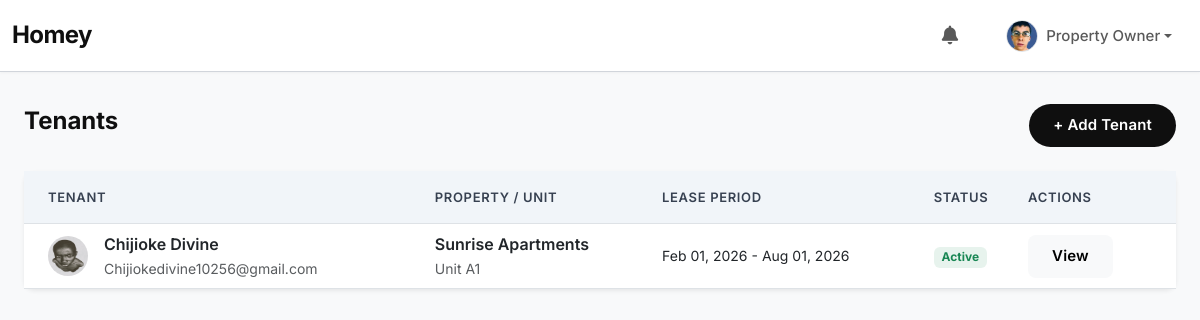
The app's page /tenants/list/ (signed in) with its own data.
### accounts/models.py (models this page shows, shortened)
class User(AbstractUser):
    ROLE_CHOICES = (
        ('admin', 'Admin'),
        ('owner', 'Property Owner'),
        ('manager', 'Property Manager'),
        ('tenant', 'Tenant'),
    )
    email = models.EmailField(unique=True)
    first_name = models.CharField(max_length=150)
    last_name = models.CharField(max_length=150)
    role = models.CharField(max_length=20, choices=ROLE_CHOICES, default='tenant')
    phone_number = models.CharField(max_length=15, blank=True, null=True)
    profile_picture = models.ImageField(upload_to='profile_pics/', blank=True, null=True)
    USERNAME_FIELD = "email"
    objects = UserManager()
    REQUIRED_FIELDS = ["first_name", "last_name", "role"]
    class Meta:
        ordering = ["email"]
        verbose_name = "User"
        verbose_name_plural = "Users"
    @property
    def get_full_name(self):
        return f"{self.first_name} {self.last_name}"

### tenants/models.py (models this page shows, shortened)
class Tenant(models.Model):
    user = models.OneToOneField(User, on_delete=models.CASCADE, related_name='tenant_profile', limit_choices_to={'role': 'tenant'})
    unit = models.ForeignKey(Unit, on_delete=models.SET_NULL, null=True, blank=True, related_name='current_tenants')
    property = models.ForeignKey(Property, on_delete=models.SET_NULL, null=True, blank=True, related_name='tenants') # For cases where unit is not specific or single unit property
    lease_start_date = models.DateField(null=True, blank=True)
    lease_end_date = models.DateField(null=True, blank=True)
    is_active = models.BooleanField(default=True)
    lease_document = models.FileField(upload_to='lease_documents/', blank=True, null=True)

### properties/models.py (models this page shows, shortened)
class Property(models.Model):
    PROPERTY_TYPES = (
        ('apartment', 'Apartment'),
        ('duplex', 'Duplex'),
        ('commercial', 'Commercial'),
        ('house', 'House'),
    )
    STATUS_CHOICES = (
        ('available', 'Available'),
        ('occupied', 'Occupied'),
        ('maintenance', 'Under Maintenance'),
    )
    name = models.CharField(max_length=255)
    address = models.TextField()
    property_type = models.CharField(max_length=20, choices=PROPERTY_TYPES)
    number_of_units = models.PositiveIntegerField(default=1)
    status = models.CharField(max_length=20, choices=STATUS_CHOICES, default='available')
    owner = models.ForeignKey(User, on_delete=models.CASCADE, related_name='owned_properties', limit_choices_to={'role': 'owner'})
    manager = models.ForeignKey(User, on_delete=models.SET_NULL, null=True, blank=True, related_name='managed_properties', limit_choices_to={'role': 'manager'})
    description = models.TextField(blank=True)
    image = models.ImageField(upload_to='property_images/', blank=True, null=True)
    created_at = models.DateTimeField(auto_now_add=True)
    updated_at = models.DateTimeField(auto_now=True)
    class Meta:
        verbose_name_plural = "Properties"

class Unit(models.Model):
    property = models.ForeignKey(Property, on_delete=models.CASCADE, related_name='units')
    unit_number = models.CharField(max_length=20)
    bedrooms = models.PositiveIntegerField()
    bathrooms = models.DecimalField(max_digits=3, decimal_places=1)
    rent_amount = models.DecimalField(max_digits=10, decimal_places=2)
    is_occupied = models.BooleanField(default=False)

### tenants/views.py (the view)
# urls.py: path('list/', views.tenant_list, name='tenant_list'),
@login_required
@role_required(['owner', 'manager'])
def tenant_list(request):
    if request.user.role == 'owner':
        tenants = Tenant.objects.filter(property__owner=request.user)
    else:
        tenants = Tenant.objects.filter(property__manager=request.user)
    return render(request, 'tenants/tenant_list.html', {'tenants': tenants})

### notifications/context_processors.py (called while the page is built)
def notifications(request):
    if request.user.is_authenticated:
        cache_key = f"notifications:summary:{request.user.id}"
        data = cache.get(cache_key)
        if data is None:
            unread_count = Notification.objects.filter(user=request.user, is_read=False).count()
            recent_notifications = list(
                Notification.objects.filter(user=request.user).order_by("-created_at")[:5]
            )
            data = {
                "unread_notifications_count": unread_count,
                "recent_notifications": recent_notifications,
            }
            cache.set(cache_key, data, 60)
        return {
            "unread_notifications_count": data["unread_notifications_count"],
            "recent_notifications": data["recent_notifications"],
        }
    return {}

### templates/tenants/tenant_list.html (shortened to what this page needs)
{% extends 'base.html' %}
{% block content %}
<div class="d-flex justify-content-between align-items-center mb-4">
    <h4 class="fw-bold">Tenants</h4>
    <a href="{% url 'tenant_create' %}" class="btn btn-primary rounded-pill px-4">+ Add Tenant</a>
</div>
<div class="card border-0 shadow-sm">
    <div class="table-responsive">
        <table class="table table-hover mb-0 align-middle">
            <thead class="bg-light">
                <tr>
                    <th class="py-3 ps-4">Tenant</th>
                    <th class="py-3">Property / Unit</th>
                    <th class="py-3">Lease Period</th>
                    <th class="py-3">Status</th>
                    <th class="py-3 pe-4">Actions</th>
                </tr>
            </thead>
            <tbody>
                {% for tenant in tenants %}
                    <tr>
                        <td class="ps-4">
                            <div class="d-flex align-items-center gap-3">
                                {% if tenant.user.profile_picture %}
                                    <img src="{{ tenant.user.profile_picture.url }}" class="rounded-circle" width="40" height="40" alt="{{ tenant.user.username }}">
                                {% else %}
                                    <div class="rounded-circle bg-secondary text-white d-flex justify-content-center align-items-center" style="width: 40px; height: 40px;">
                                        {{ tenant.user.username|first|upper }}
                                    </div>
                                {% endif %}
                                <div>
                                    <div class="fw-semibold">{{ tenant.user.first_name }} {{ tenant.user.last_name }}</div>
                                    <div class="small text-muted">{{ tenant.user.email }}</div>
                                </div>
                            </div>
                        </td>
                        <td>
                            <div class="fw-semibold">{{ tenant.property.name }}</div>
                            <div class="small text-muted">Unit {{ tenant.unit.unit_number|default:"-" }}</div>
                        </td>
                        <td>
                            <div class="small">{{ tenant.lease_start_date|date:"M d, Y" }} - {{ tenant.lease_end_date|date:"M d, Y" }}</div>
                        </td>
                        <td>
                            {% if tenant.is_active %}
                                <span class="badge bg-success bg-opacity-10 text-success">Active</span>
                            {% else %}
                                <span class="badge bg-secondary bg-opacity-10 text-secondary">Inactive</span>
                            {% endif %}
                        </td>
                        <td class="pe-4">
                            <button class="btn btn-sm btn-light">View</button>
                        </td>
                    </tr>
                {% empty %}
                    <tr>
                        <td colspan="5" class="text-center py-5">
                            <div class="text-muted">No tenants found.</div>
                        </td>
                    </tr>
                {% endfor %}
            </tbody>
        </table>
    </div>
</div>
{% endblock %}

### templates/base.html (shortened to what this page needs)
<!DOCTYPE html>
<html lang="en">
<head>
    <link href="https://cdn.jsdelivr.net/npm/bootstrap@5.3.0/dist/css/bootstrap.min.css" rel="stylesheet">
        <link rel="stylesheet" href="https://cdnjs.cloudflare.com/ajax/libs/font-awesome/6.5.0/css/all.min.css">
</head>
<body>
    <nav class="navbar navbar-expand-md fixed-top">
        <div class="container-fluid">
            <a class="navbar-brand" href="{% url 'dashboard' %}">Homey</a>
            <div class="collapse navbar-collapse" id="navbarCollapse">
                <ul class="navbar-nav ms-auto mb-2 mb-md-0 align-items-md-center">
                    {% if user.is_authenticated %}
                        <li class="nav-item dropdown me-3">
                            <a class="nav-link dropdown-toggle hide-arrow position-relative" href="#" id="navbarDropdownNotifications" role="button" data-bs-toggle="dropdown" aria-expanded="false">
                            </a>
                        </li>
                        <li class="nav-item dropdown">
                            <a class="nav-link dropdown-toggle d-flex align-items-center" href="#" id="navbarDropdownProfile" role="button" data-bs-toggle="dropdown" aria-expanded="false">
                                {% if user.profile_picture %}
                                    <img src="{{ user.profile_picture.url }}" alt="{{ user.get_full_name }}" class="rounded-circle me-2 border" width="32" height="32" style="object-fit: cover;">
                                {% else %}
                                    <div class="rounded-circle bg-secondary text-white d-flex justify-content-center align-items-center me-2" style="width: 32px; height: 32px; font-size: 0.875rem;">
                                        {{ user.get_full_name|first|upper }}
                                    </div>
                                {% endif %}
                                <span class="d-none d-md-inline fw-medium">{{ user.get_full_name }}</span>
                            </a>
                        </li>
                    {% endif %}
                </ul>
            </div>
        </div>
    </nav>
    <main id="main-content" class="main-content">
        {% block content %}{% endblock %}
    </main>
</body>
</html>

### templates/base.html (style rules this page uses)
* { margin: 0; padding: 0; box-sizing: border-box; }
:root { --text-primary: #0f0f0f; --text-secondary: #333333; --text-muted: #6b7280; --bg-primary: #ffffff; --bg-secondary: #f8f9fa; --border: #d1d5db; --hover-bg: #e5e7eb; --active-bg: #cbd5e1; --spacing-xs: 0.5rem; --spacing-sm: 1rem; --spacing-md: 1.5rem; --spacing-lg: 2rem; --font-family: 'Inter', system-ui, -apple-system, sans-serif; --font-size-base: 16px; --line-height-base: 1.6; --transition: 180ms ease; }
body { font-family: var(--font-family); font-size: var(--font-size-base); line-height: var(--line-height-base); color: var(--text-primary); background-color: var(--bg-secondary); padding-top: 72px; -webkit-font-smoothing: antialiased; }
.navbar { background-color: var(--bg-primary) !important; border-bottom: 1px solid var(--border); box-shadow: 0 1px 3px rgba(0,0,0,0.04); height: 72px; padding: var(--spacing-sm) 0; }
.navbar-brand { font-weight: 700; font-size: 1.5rem; color: var(--text-primary) !important; letter-spacing: -0.025em; }
.nav-link { font-weight: 500; font-size: 0.9375rem; padding: 0.5rem 1rem !important; border-radius: 6px; transition: var(--transition); }
.btn { font-weight: 600; padding: 0.625rem 1.5rem; border-radius: 8px; font-size: 0.9375rem; transition: var(--transition); border: none; letter-spacing: 0.01em; }
.btn-primary { background-color: var(--text-primary); color: white; }
.card { border: 1px solid var(--border); border-radius: 10px; background: white; box-shadow: 0 1px 3px rgba(0,0,0,0.05); }
.table thead th { background-color: #f1f5f9; color: #374151; text-transform: uppercase; font-size: 0.8125rem; font-weight: 600; letter-spacing: 0.05em; }
.main-content { max-width: 1400px; margin: 0 auto; padding: var(--spacing-lg) var(--spacing-md); }
.dropdown-toggle.hide-arrow::after { display: none; }

### records on screen
User: profile_picture (picture), get_full_name "Property Owner"
Tenant: user.profile_picture (picture), user.first_name "Chijioke", user.last_name "Divine", user.email "Chijiokedivine10256@gmail.com", property.name "Sunrise Apartments", unit.unit_number "A1", lease_start_date "Feb 01, 2026", lease_end_date "Aug 01, 2026", is_active "Active"
